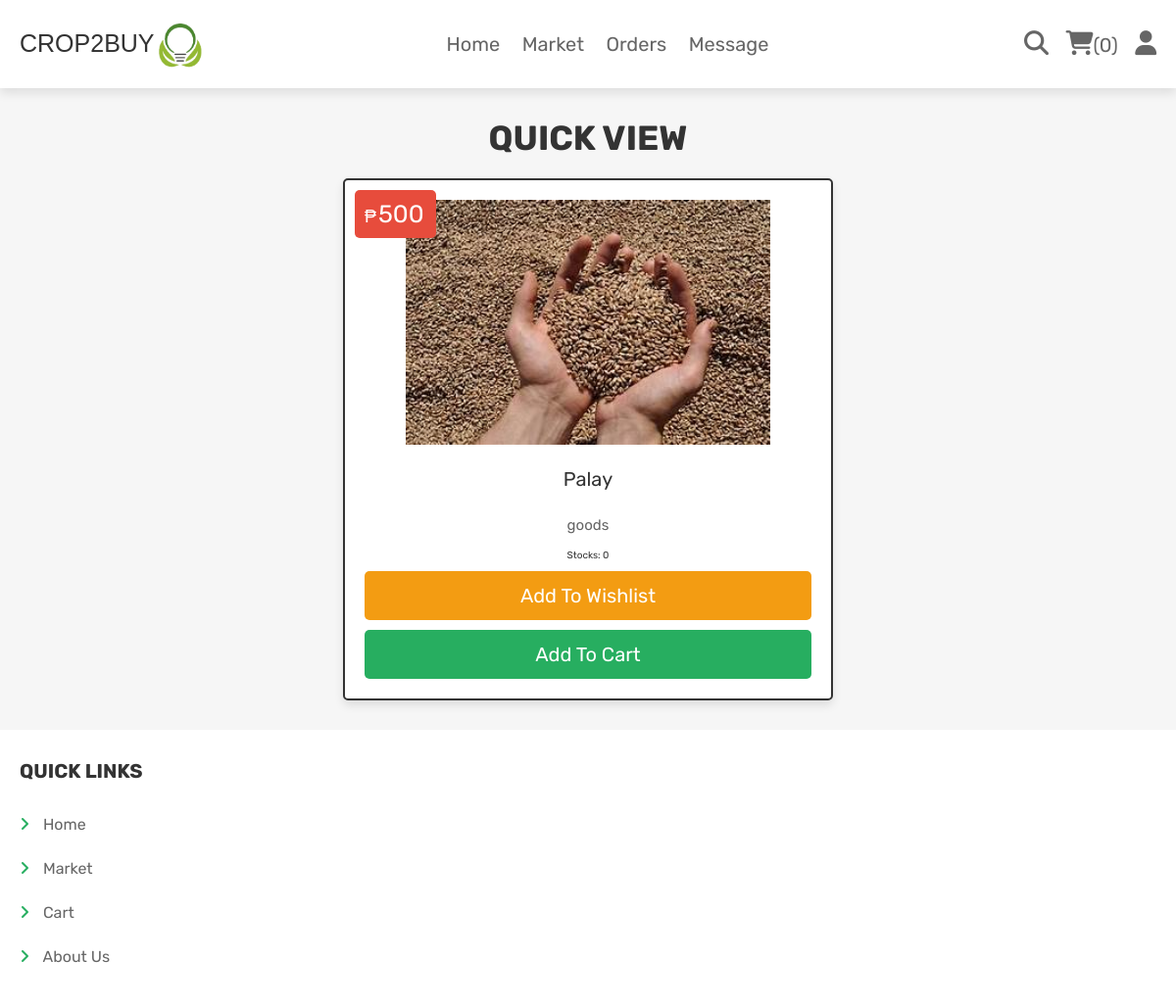
Screenshot of /view_page.php?pid=24 (signed in) with the database file from the repository.
### tables this page shows
CREATE TABLE `products` (
  `id` int(100) NOT NULL,
  `category` varchar(20) NOT NULL,
  `product_name` varchar(100) NOT NULL,
  `seller_name` varchar(100) NOT NULL,
  `unit` varchar(20) NOT NULL,
  `quantity` int(11) NOT NULL,
  `price` int(100) NOT NULL,
  `shipping_charge` decimal(10,0) NOT NULL,
  `product_availability` varchar(20) NOT NULL,
  `image1` varchar(100) NOT NULL,
  `image2` varchar(100) NOT NULL,
  `image3` varchar(100) NOT NULL,
  `details` varchar(500) NOT NULL
);

### view_page.php (the view, shortened to what this page needs)
<?php
@include 'config.php';
?>
<!DOCTYPE html>
<html lang="en">
<head>
   <link rel="stylesheet" href="https://cdnjs.cloudflare.com/ajax/libs/font-awesome/6.1.1/css/all.min.css">
   <link rel="stylesheet" href="css/style.css">
</head>
<body>
<?php include 'header.php'; ?>
<section class="quick-view">
   <h1 class="title">quick view</h1>
   <?php
      $pid = $_GET['pid'];
      $select_products = $conn->prepare("SELECT * FROM `products` WHERE id = ?");
      $select_products->execute([$pid]);
      if($select_products->rowCount() > 0){
         while($fetch_products = $select_products->fetch(PDO::FETCH_ASSOC)){
   ?>
   <form action="" class="box" method="POST">
      <div class="price">₱<span><?= $fetch_products['price']; ?></div>
      <img src="uploaded_img/<?= $fetch_products['image1']; ?>" alt="">
      <div class="name"><?= $fetch_products['product_name']; ?></div>
      <div class="details"><?= $fetch_products['details']; ?></div>
      <div class="quantity"><span>Stocks: </span><?= $fetch_products['quantity']; ?></div>
      <input type="submit" value="add to wishlist" class="option-btn" name="add_to_wishlist">
      <input type="submit" value="add to cart" class="btn" name="add_to_cart">
   </form>
   <?php
         }
      }else{
         echo '<p class="empty">no products added yet!</p>';
      }
   ?>
</section>
<?php include 'footer.php'; ?>
</body>
</html>

### css/style.css (style rules this page uses)
.quick-view .box { max-width: 50rem; padding:2rem; text-align: center; border:var(--border); background-color: var(--white); box-shadow: var(--box-shadow); border-radius: .5rem; position: relative; margin:0 auto; }
.quick-view .box img { height: 25rem; margin-bottom: 1rem; }
.quick-view .box .price { position: absolute; top:1rem; left:1rem; padding:1rem; border-radius: .5rem; background-color: var(--red); font-size: 1.8rem; color:var(--white); }
.quick-view .box .price span { font-size: 2.5rem; color:var(--white); margin:0 .2rem; }
.quick-view .box .name { font-size: 2rem; color:var(--black); padding:1rem 0; }
.quick-view .box .details { padding:1rem 0; line-height: 2; font-size: 1.5rem; color:var(--light-color); }

### css/components.css (style rules this page uses)
:root { --green:#27ae60; --orange:#f39c12; --red:#e74c3c; --black:#333; --light-color:#666; --white:#fff; --light-bg:#f6f6f6; --border:.2rem solid var(--black); --box-shadow:0 .5rem 1rem rgba(0,0,0,.1); }
* { font-family: 'Rubik', sans-serif; margin:0; padding:0; box-sizing: border-box; outline: none; border:none; text-decoration: none; color:var(--black); }
body { background-color: var(--light-bg); }
html { font-size: 62.5%; overflow-x: hidden; scroll-behavior: smooth; scroll-padding-top: 6.5rem; }
section { padding:3rem 2rem; max-width: 1200px; margin:0 auto; }
.btn, .delete-btn, .option-btn { display: block; width: 100%; margin-top: 1rem; border-radius: .5rem; color:var(--white); font-size: 2rem; padding:1.3rem 3rem; text-transform: capitalize; cursor: pointer; text-align: center; }
.btn { background-color: var(--green); }
.option-btn { background-color: var(--orange); }
.title { text-align: center; margin-bottom: 2rem; text-transform: uppercase; color:var(--black); font-size: 3.5rem; }

### rows the page displays
products: price "500", image1 (picture), product_name "Palay", details "goods", quantity "0"

### other values shown
$count_cart_items->rowCount() "0"
